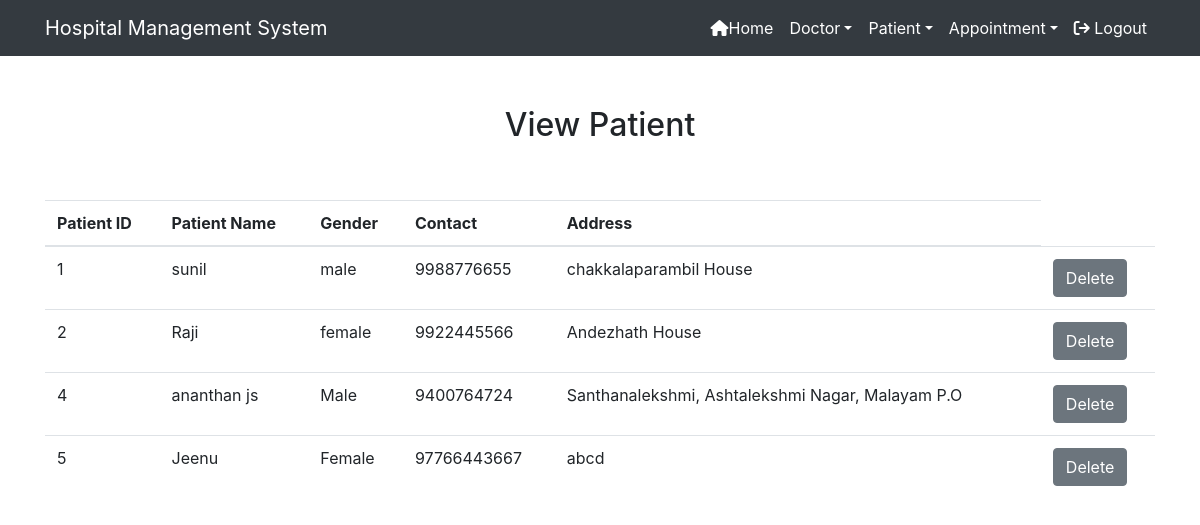
Page /view_patient/ (signed in) on the committed database.
### hospital/models.py (models this page shows, shortened)
class Patient(models.Model):
    name=models.CharField(max_length=50)
    gender=models.CharField(max_length=50)
    mobile=models.IntegerField()
    address=models.CharField(max_length=150)

### hospital/views.py (the view)
# urls.py: path('view_patient/',View_Patient,name='view_patient'),
def View_Patient(request):
    if not request.user.is_staff:
        return redirect('login')
    pat=Patient.objects.all()
    d={'pat':pat}
    return render(request,'view_patient.html',d)

### hospital/templates/view_patient.html
{% extends 'navigationbar.html' %}
{% load static %}
{% block body %}
<div class="container" style="margin-top:50px">
    <h2 class="text-center">View Patient</h2>
    <br><br>
    <table class="table table-hover" id="example">
        <thead>
            <tr>
                <th>Patient ID</th>
                <th>Patient Name</th>
                <th>Gender</th>
                <th>Contact</th>
                <th>Address</th>
            </tr>
        </thead>
        <tbody>
            {% for i in pat %}
            <tr>
                <td>{{i.id}}</td>
                <td>{{i.name}}</td>
                <td>{{i.gender}}</td>
                <td>{{i.mobile}}</td>
                <td>{{i.address}}</td>
                <td><a href="{%  url 'delete_patient' i.id %}" onclick="return confirm('Are you really want to delete?')" class="btn btn-secondary">Delete</a></td>
            </tr>
            {% endfor %}
        </tbody>
    </table>
</div>
{% endblock %}

### hospital/templates/navigationbar.html (shortened to what this page needs)
{% load static %}
<html>
    <head>
        <link rel="stylesheet" href="https://maxcdn.bootstrapcdn.com/bootstrap/4.3.1/css/bootstrap.min.css">
        <link rel="stylesheet" href="https://cdnjs.cloudflare.com/ajax/libs/font-awesome/6.6.0/css/all.min.css"></head>
        <link rel="stylesheet" type="text/css" href="{% static 'css/mystyle.css' %}">
        <link rel="stylesheet" href="https://cdn.datatables.net/2.1.3/css/dataTables.dataTables.css">
        <link rel="stylesheet" href="https://cdn.datatables.net/buttons/3.1.1/css/buttons.dataTables.css">
    </head>
    <nav class="navbar navbar-expand-sm bg-dark navbar-dark">
        <div class="container">
        <a class="navbar-brand" href="#">Hospital Management System</a>
        <div class="collapse navbar-collapse" id="myMenu">
            <ul class="navbar-nav text-center ml-auto">
                {% if request.user.is_staff %}
                <li class="nav-item"><a class="nav-link" href="{% url 'home' %}"><i class="fas fa-home"></i>Home</a></li>
                <li class="nav-item dropdown"><a class="nav-link dropdown-toggle" data-toggle="dropdown" href="#">Doctor</a>
                </li>
                <li class="nav-item dropdown"><a class="nav-link dropdown-toggle" data-toggle="dropdown" href="#">Patient</a>
                </li>
                <li class="nav-item dropdown"><a class="nav-link dropdown-toggle" data-toggle="dropdown" href="#">Appointment</a>
                </li>
                <li class="nav-item"><a class="nav-link" href="{% url 'logout' %}"><i class="fa-solid fa-arrow-right-from-bracket"></i> Logout</a></li>
                {% endif %}
            </ul>
        </div>
        </div>
    </nav>
    {% block body %}
    {% endblock %}
</html>

### hospital/static/css/mystyle.css (style rules this page uses)
.nav-link { color:white !important; }

### rows in the picture
Patient: id "1", name "sunil", gender "male", mobile "9988776655", address "chakkalaparambil House"
Patient: id "2", name "Raji", gender "female", mobile "9922445566", address "Andezhath House"
Patient: id "4", name "ananthan js", gender "Male", mobile "9400764724", address "Santhanalekshmi, Ashtalekshmi Nagar, Malayam P.O"
Patient: id "5", name "Jeenu", gender "Female", mobile "97766443667", address "abcd"
